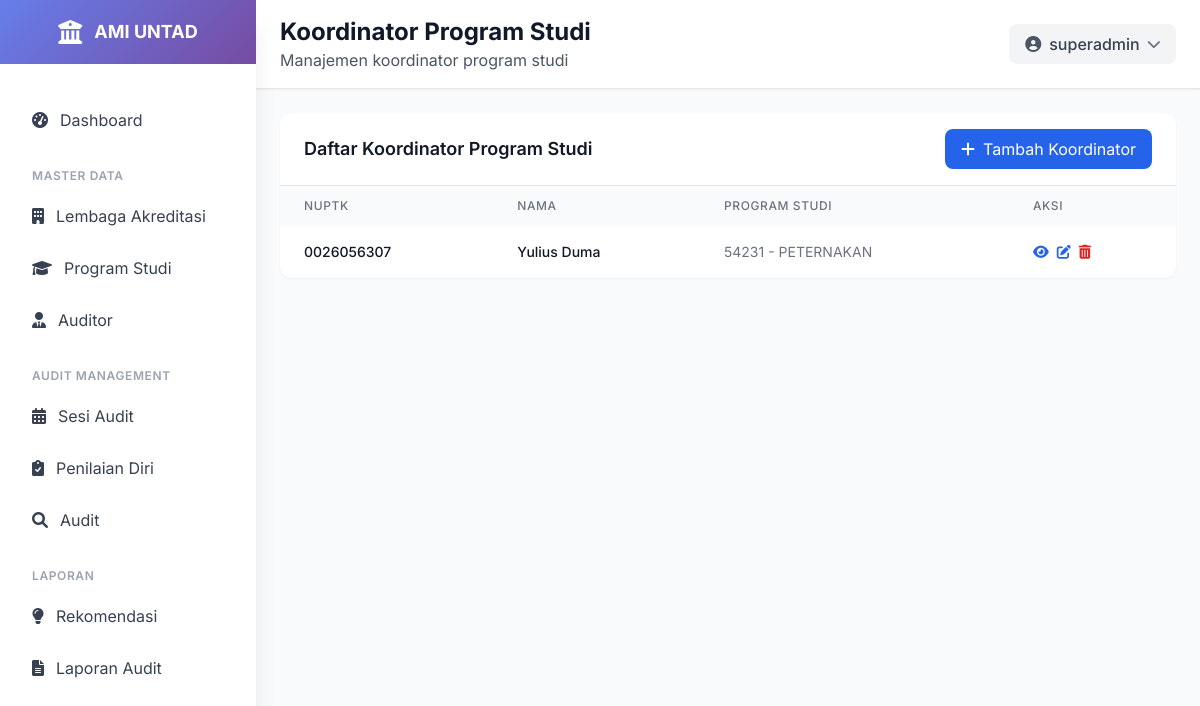
The page /koordinator/ (signed in) on the database as committed earlier.
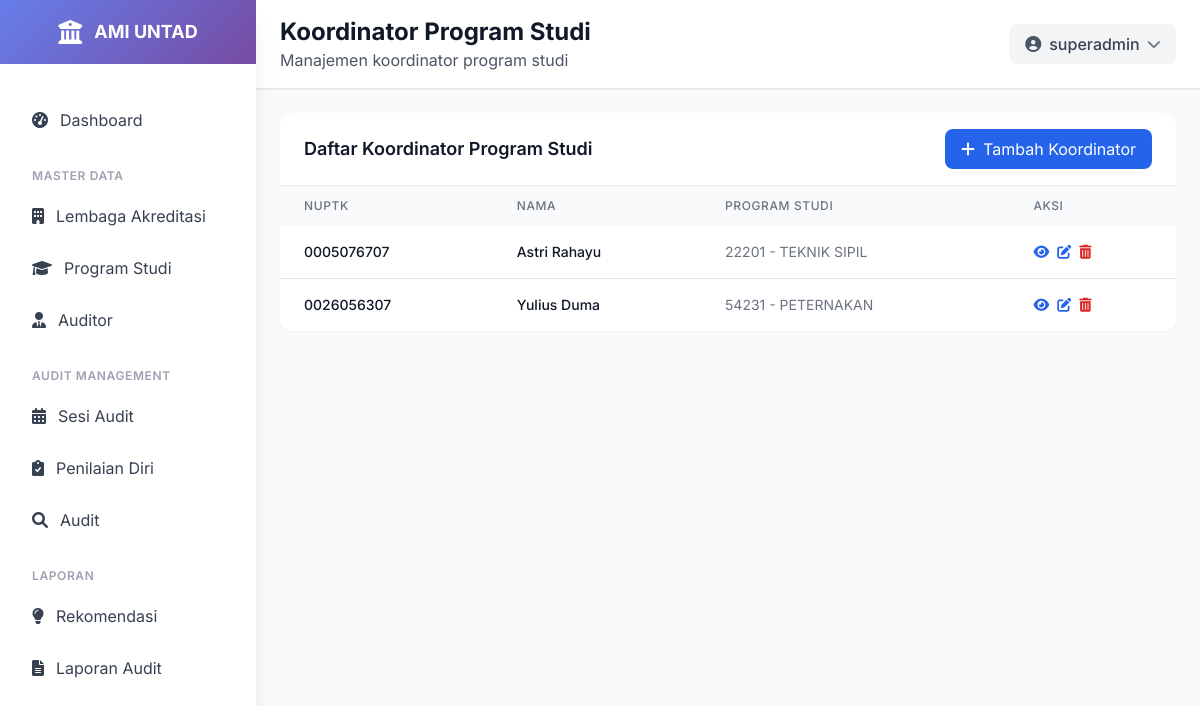
The same page on the database as committed later.
### ami/models.py (models this page shows, shortened)
class KoordinatorProgramStudi(models.Model):
    user = models.OneToOneField(User, on_delete=models.CASCADE)
    nuptk = models.CharField(max_length=20, unique=True)
    nama_lengkap = models.CharField(max_length=255)
    program_studi = models.ForeignKey(
        ProgramStudi,
        null=True,
        on_delete=models.SET_NULL,
        related_name='koordinators'
    )
    class Meta:
        verbose_name = "Koordinator Program Studi"
        verbose_name_plural = "Koordinator Program Studi"
        ordering = ['nama_lengkap']

class ProgramStudi(models.Model):
    lembaga_akreditasi = models.ForeignKey(LembagaAkreditasi, on_delete=models.PROTECT, related_name='program_studi')
    kode = models.CharField(max_length=10, unique=True)
    nama = models.CharField(max_length=255)
    fakultas = models.CharField(max_length=200, choices=[
        ('FKIP', 'FKIP'),
        ('FISIP', 'FISIP'),
        ('FEB', 'FEB'),
        ('FAKUM', 'FAKUM'),
        ('FAPERTA', 'FAPERTA'),
        ('FATEK', 'FATEK'),
        ('FMIPA', 'FMIPA'),
        ('FAHUT', 'FAHUT'),
        ('FK', 'FK'),
        ('FAPETKAN', 'FAPETKAN'),
        ('FKM', 'FKM'),
        ('Pascasarjana', 'Pascasarjana'),
    ])
    jenjang = models.CharField(max_length=50, choices=[
        ('D3', 'Diploma 3'),
        ('D4', 'Diploma 4'),
        ('S1', 'Sarjana'),
        ('S2', 'Magister'),
        ('S3', 'Doktor'),
    ])
    akreditasi = models.CharField(max_length=50, blank=True, null=True, choices=[
        ('unggul', 'UNGGUL'),
        ('baik_sekali', 'BAIK SEKALI'),
        ('baik', 'BAIK'),
        ('A', 'A'),
        ('B', 'B'),
        ('C', 'C'),
        ('belum', 'Belum Terakreditasi')
    ] )
    tanggal_akreditasi = models.DateField(blank=True, null=True)
    class Meta:
        verbose_name = "Program Studi"
        verbose_name_plural = "Program Studi"
        ordering = ['kode']

### ami/views.py (the view)
# urls.py: path('koordinator/', views.koordinator_list, name='koordinator_list'),
@login_required
def koordinator_list(request):
    koordinators = KoordinatorProgramStudi.objects.select_related('user', 'program_studi').all().order_by('nama_lengkap')
    paginator = Paginator(koordinators, 10)
    page_number = request.GET.get('page')
    koordinator_list = paginator.get_page(page_number)
    return render(request, 'ami/koordinator_list.html', {
        'koordinator_list': koordinator_list
    })

### templates/ami/koordinator_list.html (shortened to what this page needs)
{% extends 'base.html' %}
{% load static %}
{% block page_title %}Koordinator Program Studi{% endblock %}
{% block page_subtitle %}Manajemen koordinator program studi{% endblock %}
{% block content %}
<div class="p-4 lg:p-6">
    <div class="bg-white rounded-xl shadow-sm overflow-hidden">
        <div class="px-4 lg:px-6 py-4 border-b border-gray-200 flex flex-col sm:flex-row sm:justify-between sm:items-center space-y-2 sm:space-y-0">
            <h3 class="text-lg font-semibold text-gray-900">Daftar Koordinator Program Studi</h3>
            <div class="flex flex-col sm:flex-row space-y-2 sm:space-y-0 sm:space-x-2 w-full sm:w-auto">
                <a href="{% url 'ami:koordinator_create' %}" class="bg-blue-600 hover:bg-blue-700 text-white px-4 py-2 rounded-lg flex items-center justify-center w-full sm:w-auto">
                    <i class="fas fa-plus mr-2"></i> Tambah Koordinator
                </a>
            </div>
        </div>
        <div class="overflow-x-auto">
            <table class="w-full">
                <thead class="bg-gray-50">
                    <tr>
                        <th class="px-3 lg:px-6 py-3 text-left text-xs font-medium text-gray-500 uppercase tracking-wider">NUPTK</th>
                        <th class="px-3 lg:px-6 py-3 text-left text-xs font-medium text-gray-500 uppercase tracking-wider">Nama</th>
                        <th class="px-3 lg:px-6 py-3 text-left text-xs font-medium text-gray-500 uppercase tracking-wider hidden md:table-cell">Program Studi</th>
                        <th class="px-3 lg:px-6 py-3 text-left text-xs font-medium text-gray-500 uppercase tracking-wider">Aksi</th>
                    </tr>
                </thead>
                <tbody class="bg-white divide-y divide-gray-200">
                    {% for koordinator in koordinator_list %}
                    <tr class="hover:bg-gray-50 transition-colors">
                        <td class="px-3 lg:px-6 py-4 whitespace-nowrap">
                            <div class="text-xs lg:text-sm font-medium text-gray-900">{{ koordinator.nuptk }}</div>
                        </td>
                        <td class="px-3 lg:px-6 py-4 whitespace-nowrap">
                            <div class="text-xs lg:text-sm font-medium text-gray-900">{{ koordinator.nama_lengkap }}</div>
                        </td>
                        <td class="px-3 lg:px-6 py-4 whitespace-nowrap text-xs lg:text-sm text-gray-500 hidden md:table-cell">
                            {{ koordinator.program_studi.kode }} - {{ koordinator.program_studi.nama }}
                        </td>
                        <td class="px-3 lg:px-6 py-4 whitespace-nowrap text-xs lg:text-sm font-medium">
                            <div class="flex flex-wrap gap-2">
                                <a href="{% url 'ami:koordinator_detail' koordinator.pk %}" class="text-blue-600 hover:text-blue-900">
                                    <i class="fas fa-eye"></i>
                                </a>
                                <a href="{% url 'ami:koordinator_update' koordinator.pk %}" class="text-blue-600 hover:text-blue-900">
                                    <i class="fas fa-edit"></i>
                                </a>
                                <a href="{% url 'ami:koordinator_delete' koordinator.pk %}" class="text-red-600 hover:text-red-900">
                                    <i class="fas fa-trash-alt"></i>
                                </a>
                            </div>
                        </td>
                    </tr>
                    {% empty %}
                    <tr>
                        <td colspan="4" class="px-4 lg:px-6 py-4 text-center text-gray-500 text-sm">Tidak ada koordinator yang terdaftar</td>
                    </tr>
                    {% endfor %}
                </tbody>
            </table>
        </div>
    </div>
</div>
{% endblock %}

Rows that differ between the two databases and show on the page:
added KoordinatorProgramStudi: nuptk "0005076707", nama_lengkap "Astri Rahayu", program_studi.kode "22201", program_studi.nama "TEKNIK SIPIL"
